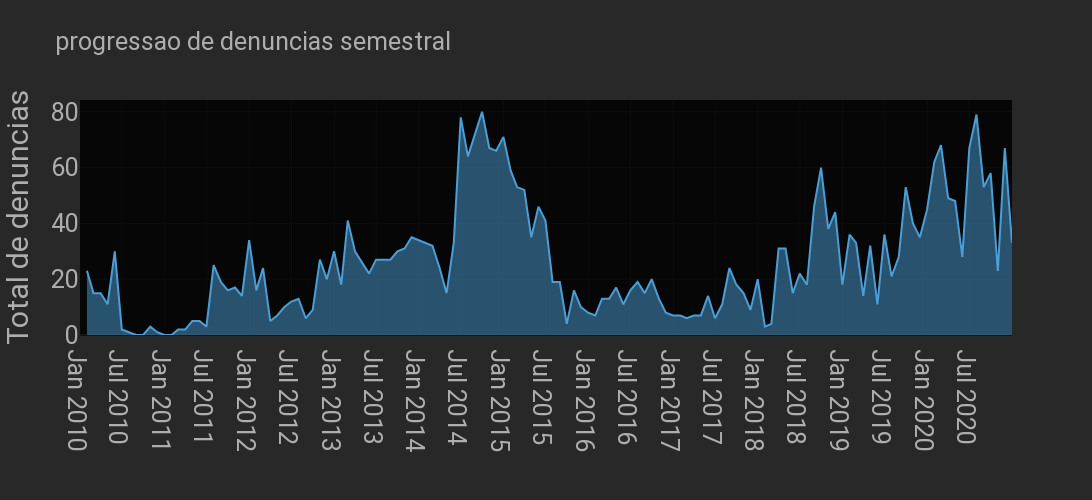

Here is the notebook cell this chart was saved with:
### Code cell
fig2 = px.area(data_mes,template='cyborg',labels={'Data':'','value':'Total de denuncias','variable':'numero de'},
                    title='progressao de denuncias semestral',height=500,width=1600,range_x=['2010-01-01','2020-12-31'])
fig2.update_layout(font=dict(size=25),title_font=dict(size=25),showlegend=False)
fig2.update_xaxes(dtick='M6',)
fig2.show()

### Figure 1 — Plotly figure (JSON) as saved in the notebook; plotly's stock layout.template omitted (floating-point values rounded to 4 significant figures; data arrays with more than 128 entries replaced by an {"elided": "..."} marker saying what was removed)
{"data": [{"fillpattern": {"shape": ""}, "hovertemplate": "numero de=Casos<br>=%{x}<br>Total de denuncias=%{y}<extra></extra>", "legendgroup": "Casos", "line": {"color": "#4b9ed6"}, "marker": {"symbol": "circle"}, "mode": "lines", "name": "Casos", "orientation": "v", "showlegend": true, "stackgroup": "1", "type": "scatter", "x": {"elided": "132 str values"}, "xaxis": "x", "y": {"elided": "132 int values"}, "yaxis": "y"}], "layout": {"font": {"size": 25}, "height": 500, "legend": {"title": {"text": "numero de"}, "tracegroupgap": 0}, "showlegend": false, "title": {"font": {"size": 25}, "text": "progressao de denuncias semestral"}, "width": 1600, "xaxis": {"anchor": "y", "domain": [0, 1], "dtick": "M6", "range": ["2010-01-01", "2020-12-31"], "title": {"text": ""}}, "yaxis": {"anchor": "x", "domain": [0, 1], "title": {"text": "Total de denuncias"}}}}
